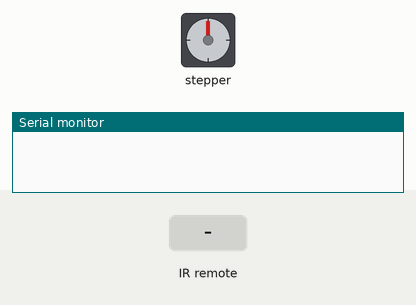
A sketch run on a simulated Arduino Uno, built with avr-gcc and run on an emulated ATmega328P. On the bench: stepper motor, the last lines printed to the serial monitor. Inputs (shaded band) come from the test bench. Stepper angles assume 2048 steps per turn.

Above: at 1.2 s.
1.3 s: infrared code 0xFFA25D received
3.0 s: infrared code 0xFFE01F received
At 5.9 s:
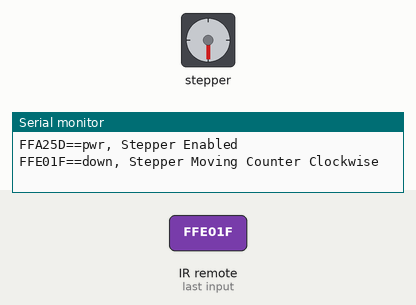
6.0 s: infrared code 0xE318261B received
At 6.71 s:
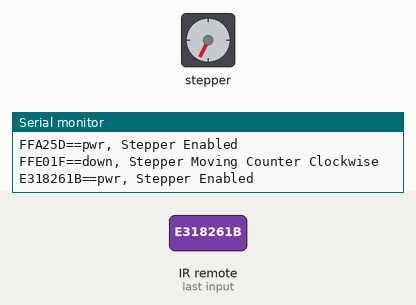
9.0 s: infrared code 0xFF906F received
At 9.4 s:
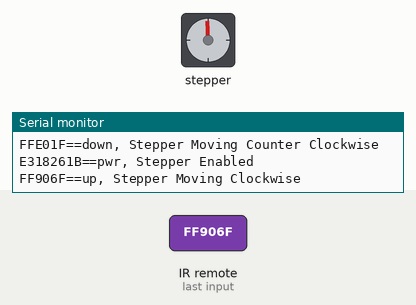
12.0 s: infrared code 0xE5CFBD7F received
At 12.4 s:
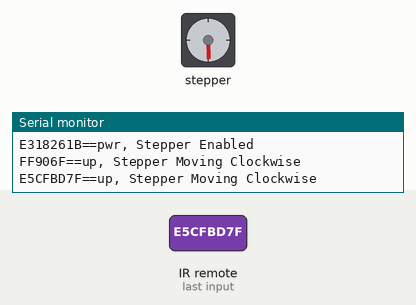
15.0 s: infrared code 0xFFE21D received
Timing chart, 0 to 17.7 s (numbered marks = the images above; inputs shaded):
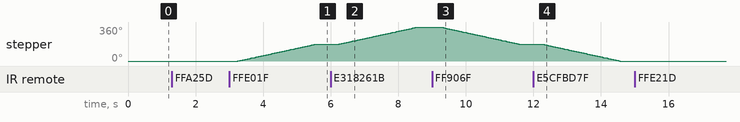

Measured:
- after the input at 3.0 s, stepper: turns 180° clockwise in 2.3 s, starting after 0.25 s
- after the input at 6.0 s, stepper: turns 180° clockwise in 2.3 s, starting after 0.25 s
- after the input at 9.0 s, stepper: turns 180° counter-clockwise in 2.3 s, starting after 0.25 s
- after the input at 12.0 s, stepper: turns 180° counter-clockwise in 2.3 s, starting after 0.25 s

The sketch:

IR_Stepper_Motor.ino
```cpp
#include <Stepper.h>
#include <IRremote.h>
int stepsPerRevolution = 2048, stepSpeed = 13, dly = 250;
int N1 = 7, N2 = 6, N3 = 5, N4 = 4;
int stepVal = 1024;
String command = "";
int irPin = 9;
Stepper stepMotor(stepsPerRevolution, N1, N3, N2, N4);
IRrecv IR(irPin);
decode_results cmd;
bool stepEnabled = false, stepCW=false, stepCC = false;
void setup() {
  // put your setup code here, to run once:
  Serial.begin(9600);
  stepMotor.setSpeed(stepSpeed);
  IR.enableIRIn();
}

void loop() {
  // put your main code here, to run repeatedly:
//  stepMotor.step(-1024);
  while(IR.decode(&cmd) == 0) {

  }
  delay(dly);
  Serial.print(cmd.value, HEX);
  Serial.print("==");
  IR.resume();
  if (cmd.value == 0xFFA25D || cmd.value == 0xE318261B) {
    command = "pwr";
    stepEnabled = true;
    Serial.print(command);
    Serial.println(", Stepper Enabled");
  }
  if (cmd.value == 0xFFE21D || cmd.value ==0xEE886D7F) {
    command = "stop";
    stepEnabled = false;
    Serial.print(command);
    Serial.println(", Stepper Disabled");
  }
  if ((cmd.value == 0xFFE01F || cmd.value ==0xF076C13B) && stepEnabled) {
    command = "down";
    stepCW = true;
    stepCC = false;
    Serial.print(command);
    Serial.println(", Stepper Moving Counter Clockwise");
  }
  if ((cmd.value == 0xFF906F || cmd.value ==0xE5CFBD7F) && stepEnabled) {
    command = "up";
    stepCW = false;
    stepCC = true;
    Serial.print(command);
    Serial.println(", Stepper Moving Clockwise");
  }

  if(stepCW && stepEnabled){
    stepMotor.step(stepVal);
  }
  if(stepCC && stepEnabled){
    stepMotor.step(-stepVal);
  }
}
```
